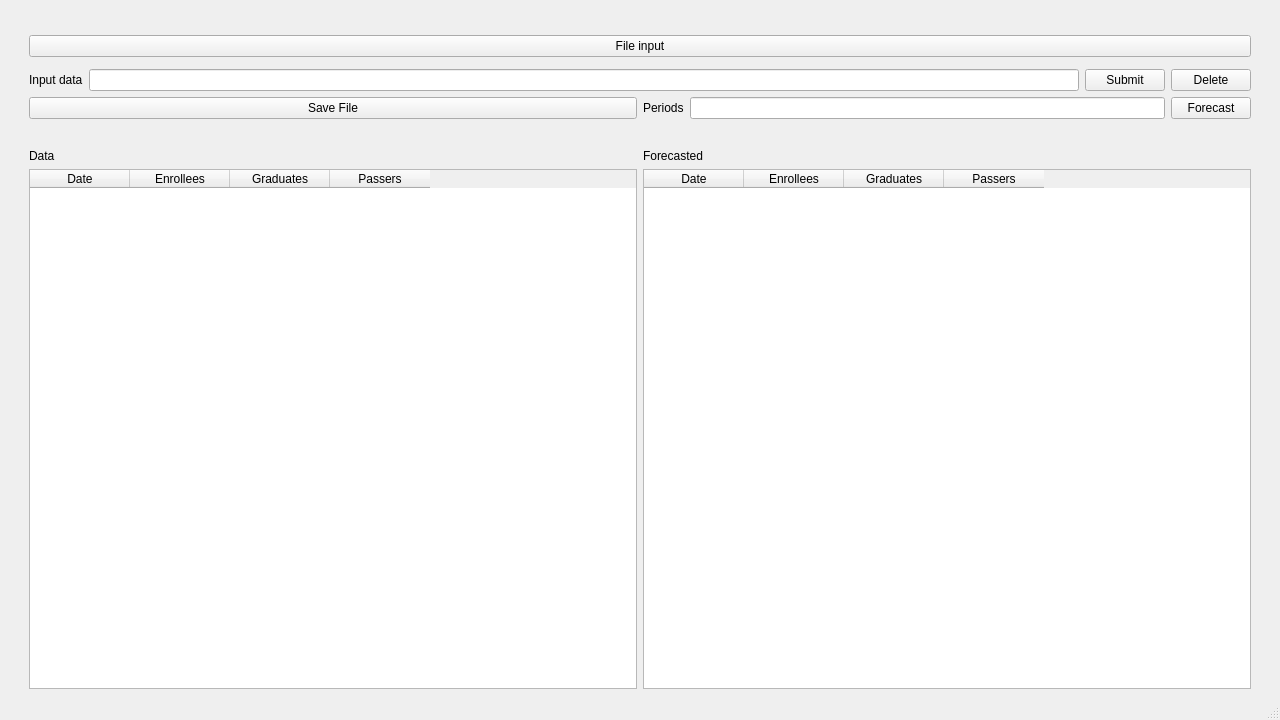
<?xml version="1.0" encoding="UTF-8"?>
<ui version="4.0">
 <class>MainWindow</class>
 <widget class="QMainWindow" name="MainWindow">
  <property name="geometry">
   <rect>
    <x>0</x>
    <y>0</y>
    <width>1280</width>
    <height>720</height>
   </rect>
  </property>
  <property name="windowTitle">
   <string>Forecasting</string>
  </property>
  <property name="windowIcon">
   <iconset>
    <normaloff>assets/icon.png</normaloff>assets/icon.png</iconset>
  </property>
  <widget class="QWidget" name="centralwidget">
   <layout class="QGridLayout" name="gridLayout">
    <item row="10" column="2">
     <widget class="QTableWidget" name="tableWidget_predicted">
      <property name="toolTip">
       <string/>
      </property>
      <property name="toolTipDuration">
       <number>-1</number>
      </property>
      <property name="editTriggers">
       <set>QAbstractItemView::NoEditTriggers</set>
      </property>
      <column>
       <property name="text">
        <string>Date</string>
       </property>
      </column>
      <column>
       <property name="text">
        <string>Enrollees</string>
       </property>
      </column>
      <column>
       <property name="text">
        <string>Graduates</string>
       </property>
      </column>
      <column>
       <property name="text">
        <string>Passers</string>
       </property>
      </column>
     </widget>
    </item>
    <item row="4" column="1">
     <widget class="QPushButton" name="pushButton_save_file">
      <property name="toolTip">
       <string>&lt;html&gt;&lt;head/&gt;&lt;body&gt;&lt;p&gt;Save csv file&lt;/p&gt;&lt;/body&gt;&lt;/html&gt;</string>
      </property>
      <property name="text">
       <string>Save File</string>
      </property>
     </widget>
    </item>
    <item row="3" column="1" colspan="2">
     <layout class="QHBoxLayout" name="horizontalLayout">
      <item>
       <widget class="QLabel" name="label_input_data">
        <property name="text">
         <string>Input data</string>
        </property>
       </widget>
      </item>
      <item>
       <widget class="QLineEdit" name="lineEdit_input_data">
        <property name="toolTip">
         <string>&lt;html&gt;&lt;head/&gt;&lt;body&gt;&lt;p&gt;Input data separated by &amp;quot;,&amp;quot; comma&lt;/p&gt;&lt;/body&gt;&lt;/html&gt;</string>
        </property>
        <property name="toolTipDuration">
         <number>-1</number>
        </property>
        <property name="statusTip">
         <string/>
        </property>
       </widget>
      </item>
      <item>
       <widget class="QPushButton" name="pushButton_submit">
        <property name="toolTip">
         <string>&lt;html&gt;&lt;head/&gt;&lt;body&gt;&lt;p&gt;Submit data&lt;/p&gt;&lt;/body&gt;&lt;/html&gt;</string>
        </property>
        <property name="text">
         <string>Submit</string>
        </property>
       </widget>
      </item>
      <item>
       <widget class="QPushButton" name="pushButton_delete">
        <property name="text">
         <string>Delete</string>
        </property>
       </widget>
      </item>
     </layout>
    </item>
    <item row="9" column="1">
     <widget class="QLabel" name="label_data">
      <property name="toolTip">
       <string>&lt;html&gt;&lt;head/&gt;&lt;body&gt;&lt;p&gt;Data inputted is shown here&lt;/p&gt;&lt;/body&gt;&lt;/html&gt;</string>
      </property>
      <property name="text">
       <string>Data</string>
      </property>
     </widget>
    </item>
    <item row="9" column="2">
     <widget class="QLabel" name="label_predicted">
      <property name="toolTip">
       <string>&lt;html&gt;&lt;head/&gt;&lt;body&gt;&lt;p&gt;Data forecasted is shown here&lt;/p&gt;&lt;/body&gt;&lt;/html&gt;</string>
      </property>
      <property name="text">
       <string>Forecasted</string>
      </property>
     </widget>
    </item>
    <item row="4" column="2">
     <layout class="QHBoxLayout" name="horizontalLayout_2">
      <item>
       <widget class="QLabel" name="label_periods">
        <property name="text">
         <string>Periods</string>
        </property>
       </widget>
      </item>
      <item>
       <widget class="QLineEdit" name="lineEdit_periods">
        <property name="toolTip">
         <string>&lt;html&gt;&lt;head/&gt;&lt;body&gt;&lt;p&gt;Integer only&lt;/p&gt;&lt;/body&gt;&lt;/html&gt;</string>
        </property>
       </widget>
      </item>
      <item>
       <widget class="QPushButton" name="pushButton_forecast">
        <property name="toolTip">
         <string>&lt;html&gt;&lt;head/&gt;&lt;body&gt;&lt;p&gt;Foreacst using timeseries&lt;/p&gt;&lt;/body&gt;&lt;/html&gt;</string>
        </property>
        <property name="text">
         <string>Forecast</string>
        </property>
       </widget>
      </item>
     </layout>
    </item>
    <item row="10" column="1">
     <widget class="QTableWidget" name="tableWidget_data">
      <property name="toolTip">
       <string/>
      </property>
      <property name="toolTipDuration">
       <number>-1</number>
      </property>
      <property name="editTriggers">
       <set>QAbstractItemView::NoEditTriggers</set>
      </property>
      <property name="showGrid">
       <bool>true</bool>
      </property>
      <attribute name="horizontalHeaderCascadingSectionResizes">
       <bool>false</bool>
      </attribute>
      <attribute name="horizontalHeaderStretchLastSection">
       <bool>false</bool>
      </attribute>
      <column>
       <property name="text">
        <string>Date</string>
       </property>
      </column>
      <column>
       <property name="text">
        <string>Enrollees</string>
       </property>
      </column>
      <column>
       <property name="text">
        <string>Graduates</string>
       </property>
      </column>
      <column>
       <property name="text">
        <string>Passers</string>
       </property>
      </column>
     </widget>
    </item>
    <item row="0" column="0" rowspan="11">
     <spacer name="horizontalSpacer">
      <property name="orientation">
       <enum>Qt::Horizontal</enum>
      </property>
      <property name="sizeType">
       <enum>QSizePolicy::Preferred</enum>
      </property>
      <property name="sizeHint" stdset="0">
       <size>
        <width>20</width>
        <height>20</height>
       </size>
      </property>
     </spacer>
    </item>
    <item row="0" column="1" colspan="2">
     <spacer name="verticalSpacer">
      <property name="orientation">
       <enum>Qt::Vertical</enum>
      </property>
      <property name="sizeType">
       <enum>QSizePolicy::Preferred</enum>
      </property>
      <property name="sizeHint" stdset="0">
       <size>
        <width>20</width>
        <height>20</height>
       </size>
      </property>
     </spacer>
    </item>
    <item row="0" column="3" rowspan="11">
     <spacer name="horizontalSpacer_2">
      <property name="orientation">
       <enum>Qt::Horizontal</enum>
      </property>
      <property name="sizeType">
       <enum>QSizePolicy::Preferred</enum>
      </property>
      <property name="sizeHint" stdset="0">
       <size>
        <width>20</width>
        <height>20</height>
       </size>
      </property>
     </spacer>
    </item>
    <item row="1" column="1" colspan="2">
     <widget class="QPushButton" name="pushButton_file_input">
      <property name="mouseTracking">
       <bool>false</bool>
      </property>
      <property name="toolTip">
       <string>&lt;html&gt;&lt;head/&gt;&lt;body&gt;&lt;p&gt;Only input csv file&lt;/p&gt;&lt;/body&gt;&lt;/html&gt;</string>
      </property>
      <property name="toolTipDuration">
       <number>-1</number>
      </property>
      <property name="text">
       <string>File input</string>
      </property>
     </widget>
    </item>
   </layout>
  </widget>
  <widget class="QStatusBar" name="statusbar"/>
 </widget>
 <resources/>
 <connections/>
</ui>
